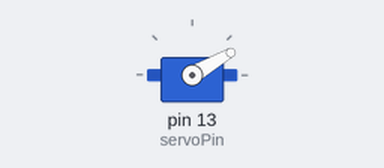
Bench run of a sketch on a simulated Arduino Uno, built with avr-gcc and run on an emulated ATmega328P. Parts: servo.

Above: at 0.05 s.
At 1.5 s:
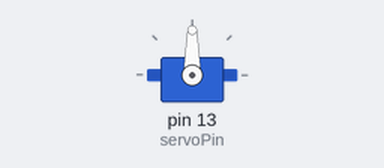
At 3.0 s:
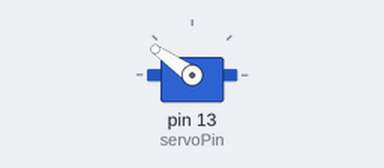
Timing chart, 0 to 6.9 s (numbered marks = the images above):
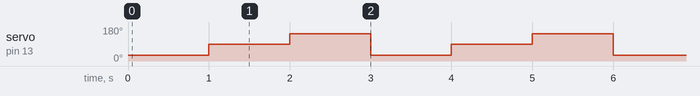

The sketch:

ServoTest.ino
```cpp
#include <Servo.h>

Servo myServo;
const int servoPin = 13;

void setup() {
  myServo.attach(servoPin);
}

void loop() {
  myServo.write(30);
  delay(1000);
  myServo.write(90);
  delay(1000);
  myServo.write(145);
  delay(1000);
}
```

Measured:
- by itself, servo on pin 13 (servoPin): repeats every 3.0 s: 145° 1.0 s, 30° 1.0 s, 90° 1.0 s
